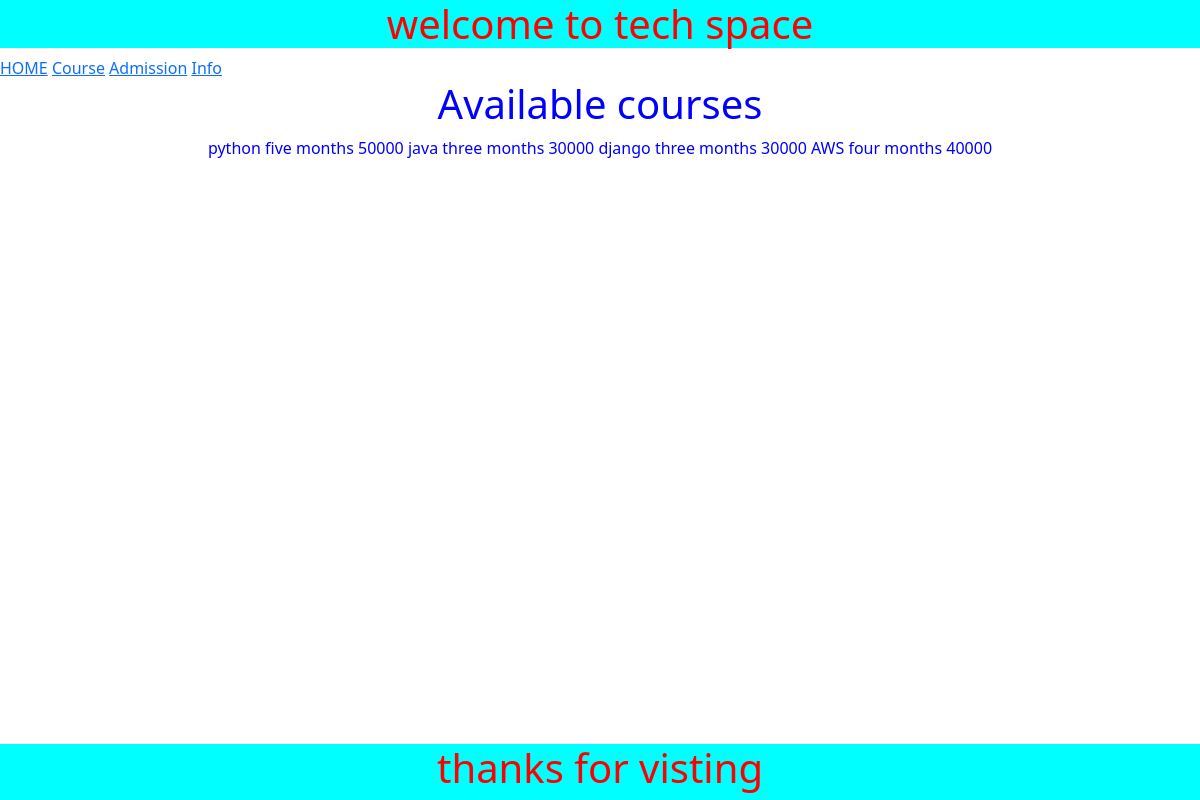
/app1/cousre, run on the app's committed database.
### app1/models.py (models this page shows)
class course(models.Model):
    subjects = models.CharField(max_length=50)
    duration = models.CharField(max_length=50)
    fee = models.IntegerField()

### app1/views.py (the view)
# urls.py: path('cousre',views.syllabus,name='syllabus'),
def syllabus(request):
    Course = course.objects.all
    b = {'msg':'Available courses','acer':Course}
    return render(request,'app1/course.html',b)

### templates/app1/course.html
{% extends 'base.html' %}
{% load static %}
{% block b1 %}
 <h1>
    {{msg}}
 </h1>
 {% for i in acer %}
     {{i.subjects}}
     {{i.duration}}
     {{i.fee}}
 {% endfor %}
 {% endblock b1 %}

### templates/base.html (shortened to what this page needs)
<!DOCTYPE html>
{% load static %}
<html lang="en">
<head>
</head>
<link rel="stylesheet" href="{% static 'bootstrap.css' %}">
<link rel="stylesheet" href="{% static 'index.css' %}">
<body>
    <div class="header">
        <h1>welcome to tech space</h1>
    </div>
    <div>
        <a href="{% url 'index' %}">HOME</a>
        <a href="{% url 'app1:syllabus' %}">Course</a>
        <a href="{% url 'app1:admission' %}">Admission</a>
        <a href="{% url 'app1:info' %}">Info</a>
    </div>
    <div class="c1">
        {% block b1 %}
        {% endblock b1 %}
    </div>
    <div class="footer">
        <h1>     thanks for visting     </h1>
    </div>
</body>
</html>

### static/index.css (style rules this page uses)
.header { text-align: center; background-color: aqua; color: red; }
.c1 { text-align: center; color: blue; }
.footer { text-align: center; background-color: aqua; color: red; bottom: 0; position: fixed; width: 100%; }

### data on the page
course: subjects "python", duration "five months", fee "50000"
course: subjects "java", duration "three months", fee "30000"
course: subjects "django", duration "three months", fee "30000"
course: subjects "AWS", duration "four months", fee "40000"

### other printed values
{{ msg }} "Available courses"
